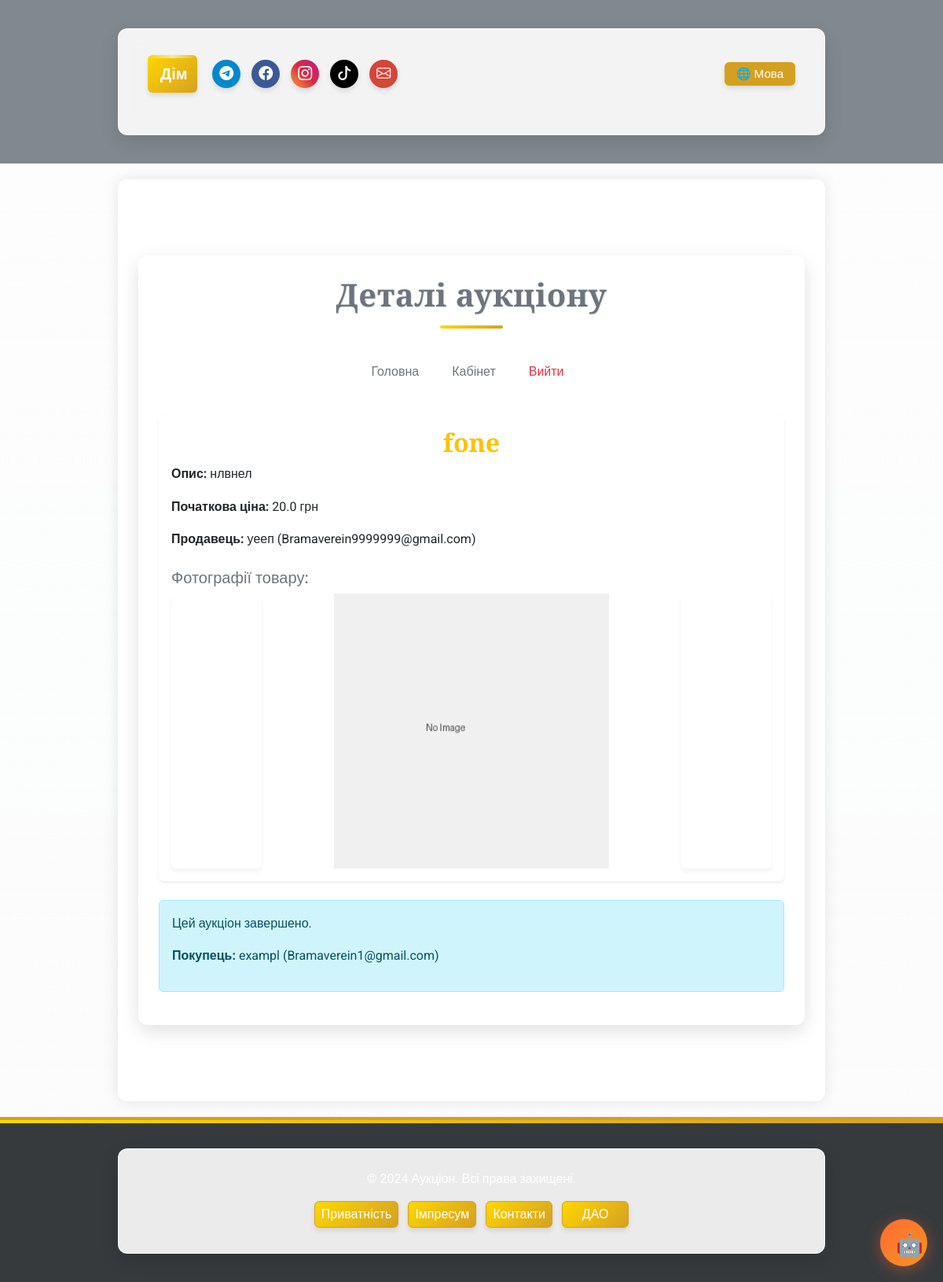
The page /auction/44 on the database its author committed.
### app/models/auction.py (models this page shows, shortened)
class Auction(db.Model):
    __tablename__ = 'auctions'
    id = db.Column(db.Integer, primary_key=True)
    title = db.Column(db.String(255), nullable=False)
    description = db.Column(db.Text, nullable=False)
    starting_price = db.Column(db.Float, nullable=False)
    current_price = db.Column(db.Float, nullable=False)
    seller_id = db.Column(db.Integer, db.ForeignKey('users.id'), nullable=False)
    total_participants = db.Column(db.Integer, default=0, nullable=False)
    is_active = db.Column(db.Boolean, default=True, nullable=False)
    winner_id = db.Column(db.Integer, db.ForeignKey('users.id'), nullable=True)
    total_earnings = db.Column(db.Float, default=0.0, nullable=False)
    created_at = db.Column(db.DateTime, default=db.func.now(), nullable=False)
    updated_at = db.Column(db.DateTime, default=db.func.now(), onupdate=db.func.now(), nullable=False)
    photos = db.Column(JSON, default=list)  # Поле для зберігання шляхів до фото у форматі JSON
    is_confirmed = db.Column(db.Boolean, default=False, nullable=False)  # Чи підтверджено отримання товару
    main_photo_idx = db.Column(db.Integer, default=0)  # Індекс головного фото
    participants = relationship(
        'AuctionParticipant', back_populates='auction', cascade='all, delete-orphan', lazy='dynamic'
    )
    def get_safe_photo(self, index=None):
        import os
        from flask import current_app
        fallback_image = 'images/default/no-image.png'
        if index is not None and self.photos and 0 <= index < len(self.photos):
            photo_path = self.photos[index]
        elif self.photos and 0 <= (self.main_photo_idx or 0) < len(self.photos):
            photo_path = self.photos[self.main_photo_idx or 0]
        elif self.photos and len(self.photos) > 0:
            photo_path = self.photos[0]
        else:
            return fallback_image
        full_path = os.path.join(current_app.static_folder, photo_path)
        if os.path.isfile(full_path):
            return photo_path
        else:
            print(f"Warning: Image file not found: {photo_path}")
            return fallback_image

### app/models/user.py (models this page shows, shortened)
class User(UserMixin, db.Model):
    __tablename__ = 'users'
    id = db.Column(db.Integer, primary_key=True)
    username = db.Column(db.String(80), nullable=False, unique=True)
    email = db.Column(db.String(120), nullable=False, unique=True)
    password_hash = db.Column(db.String(128), nullable=False)
    balance = db.Column(db.Float, default=0.0)
    platform_balance = db.Column(db.Float, default=0.0)  # Баланс платформи
    user_type = db.Column(db.String(10), nullable=False)  # "buyer", "seller", "admin"
    is_admin = db.Column(db.Boolean, default=False)  # Поле для адміністратора
    wallet_address = db.Column(db.String(42), nullable=True)  # Адреса криптогаманця
    verification_document = db.Column(db.String(255))
    is_verified = db.Column(Boolean, default=False)
    company_name = db.Column(db.String(255))
    tax_id = db.Column(db.String(64))
    language = db.Column(db.String(5), default='ua')  # 'ua', 'en', 'de'    # Зв'язки
    auctions_created = db.relationship('Auction', foreign_keys='Auction.seller_id', backref='seller', lazy=True)
    auctions_won = db.relationship('Auction', foreign_keys='Auction.winner_id', backref='winner', lazy=True)
    auction_participations = db.relationship('AuctionParticipant', back_populates='user', lazy=True)

### app/routes/auction_routes.py (the view, shortened to what this page needs)
@auction_bp.route('/<int:auction_id>', methods=['GET', 'POST'])
def auction_detail(auction_id):
    lang = session.get('lang', 'ua')
    try:
        auction = Auction.query.get_or_404(auction_id)
    except Exception as e:
        print(f"Error fetching auction with ID {auction_id}: {e}")
        flash(get_message('auction_not_found', lang), 'error')
        return redirect(url_for('main.index'))
    if lang == 'en':
        return render_template('auctions/auction_detail_en.html', auction=auction, lang=lang, ui_text=ui_text)
    elif lang == 'de':
        return render_template('auctions/auction_detail_de.html', auction=auction, lang=lang, ui_text=ui_text)
    return render_template('auctions/auction_detail.html', auction=auction, lang=lang, ui_text=ui_text)

### app/utils/i18n_ui.py (called while the page is built)
def ui_text(key, lang):
    return ui_translations.get(key, {}).get(lang, ui_translations.get(key, {}).get('ua', key))

### app/templates/auctions/auction_detail.html (shortened to what this page needs)
{% extends "base.html" %}
{% block content %}
<div class="container my-5">
    <div class="text-center mb-4">
        <h1 class="text-secondary fw-bold">Деталі аукціону</h1>
    </div>
    <nav class="mb-4">
        <ul class="nav justify-content-center">
            <li class="nav-item">
                <a class="nav-link text-secondary" href="/">Головна</a>
            </li>
            <li class="nav-item">
                <a class="nav-link text-secondary" href="/user/buyer/{{ current_user.email }}">Кабінет</a>
            </li>
            <li class="nav-item">
                <a class="nav-link text-danger" href="/auth/logout">Вийти</a>
            </li>
        </ul>
    </nav>
    <div class="card shadow-sm border-0">
        <div class="card-body">
            <h2 class="card-title text-warning fw-bold">{{ auction.title }}</h2>
            <p class="card-text"><strong>Опис:</strong> {{ auction.description }}</p>
            <p class="card-text"><strong>Початкова ціна:</strong> {{ auction.starting_price }} грн</p>
            <p class="card-text"><strong>Продавець:</strong> {{ auction.seller.username }} ({{ auction.seller.email }})
            </p>
            {% if auction.photos and auction.photos|length > 1 %}
            <div class="mt-4">
                <h5 class="text-secondary">Фотографії товару:</h5>
                <div id="auctionDetailCarousel-{{ auction.id }}" class="carousel slide" data-bs-ride="carousel">
                  <div class="carousel-inner">
                    {% for photo in auction.photos %}
                    <div class="carousel-item {% if loop.index0 == (auction.main_photo_idx or 0) %}active{% endif %}">
                      <img src="{{ url_for('static', filename=auction.get_safe_photo(loop.index0)) }}" class="d-block w-100 rounded" alt="Фото товару" style="max-height:350px;object-fit:contain;">
                    </div>
                    {% endfor %}
                  </div>
                  <button class="carousel-control-prev" type="button" data-bs-target="#auctionDetailCarousel-{{ auction.id }}" data-bs-slide="prev">
                    <span class="carousel-control-prev-icon" aria-hidden="true"></span>
                  </button>
                  <button class="carousel-control-next" type="button" data-bs-target="#auctionDetailCarousel-{{ auction.id }}" data-bs-slide="next">
                    <span class="carousel-control-next-icon" aria-hidden="true"></span>
                  </button>
                </div>
            </div>
            {% elif auction.photos %}
            <div class="mt-4">
                <h5 class="text-secondary">Фотографії товару:</h5>
                <img src="{{ url_for('static', filename=auction.get_safe_photo()) }}" class="img-fluid rounded" alt="Фото товару" style="max-height:350px;object-fit:contain;">
            </div>
            {% endif %}
        </div>
    </div>
    <div class="mt-4">
        {% if auction.is_active %}
        <form id="participate-form" method="POST" class="mb-4">
            <div class="mb-3">
                <p><strong>Ціна за участь:</strong> {{ auction.starting_price * 0.01 }} грн</p>
            </div>
            <button type="submit" class="btn btn-warning w-100">Взяти участь</button>
        </form>
        <button id="view-details-btn" class="btn btn-info w-100">
            Переглянути поточну ціну (<span id="view-price-btn-amount">1.00</span> €)
            <span id="discount-badge" class="badge bg-success ms-2" style="display:none;"></span>
        </button>
        <form id="close-auction-form" method="POST"
            action="{{ url_for('user.close_auction', auction_id=auction.id) }}">
            <button type="submit" class="btn btn-danger w-100 mt-3">Закрити аукціон</button>
        </form>
        {% else %}
        <div class="alert alert-info mt-3">
            <p>Цей аукціон завершено.</p>
            <p><strong>Покупець:</strong> {{ auction.winner.username }} ({{ auction.winner.email }})</p>
        </div>
        {% endif %}
    </div>
</div>
{% endblock %}

### app/static/css/custom.css (style rules this page uses)
:root { --main-bg: transparent; --main-color: #d5a021; --secondary-color: #a47449; --neutral-gray: #6c757d; --text-color: #3d3d3d; --accent-blue: #3772ff; --accent-green: #2fb380; --accent-red: #e63946; --accent-purple: #6246ea; --dark-bg: #2b2d42; --dark-secondary: #444857; --dark-text: #edf2f4; --gold-gradient: linear-gradient(135deg, #ffd700, #d5a021); --purple-gradient: linear-gradient(135deg, #6246ea, #a36ae8); --blue-gradient: linear-gradient(135deg, #3772ff, #4da6ff); --card-shadow: 0 8px 24px rgba(0, 0, 0, 0.12); --hover-shadow: 0 12px 28px rgba(0, 0, 0, 0.2); --button-shadow: 0 4px 6px rgba(0, 0, 0, 0.1); --transition-fast: 0.2s ease; --transition-normal: 0.3s ease; --transition-slow: 0.5s ease; }
body { font-family: 'Roboto', sans-serif; background-color: transparent; color: var(--text-color); margin: 0; padding: 0; line-height: 1.6; overflow-x: hidden; transition: background-color var(--transition-normal); position: relative; }
h1, h2, h3 { font-family: 'Playfair Display', serif; color: var(--main-color); text-align: center; margin-bottom: 20px; position: relative; overflow: hidden; }
h1 { font-weight: 700; letter-spacing: 0.5px; text-shadow: 1px 1px 2px rgba(0, 0, 0, 0.1); }
h1:after { content: ''; display: block; width: 80px; height: 4px; background: var(--gold-gradient); margin: 15px auto 0; border-radius: 2px; transition: width var(--transition-normal); }
.container { max-width: 900px; margin: 20px auto; padding: 25px; background-color: rgba(255, 255, 255, 0.9); border: 1px solid rgba(255, 255, 255, 0.7); border-radius: 12px; box-shadow: var(--card-shadow); transition: transform var(--transition-normal), box-shadow var(--transition-normal); backdrop-filter: blur(10px); }
button, .btn { background-color: var(--main-color); border: none; color: #fff; font-size: 16px; padding: 10px 20px; border-radius: 6px; cursor: pointer; transition: background-color var(--transition-fast), transform var(--transition-fast), box-shadow var(--transition-fast); box-shadow: var(--button-shadow); position: relative; overflow: hidden; z-index: 1; }
a { color: var(--main-color); text-decoration: none; position: relative; transition: color var(--transition-fast); }
a:not(.btn):after { content: ''; position: absolute; width: 0; height: 2px; bottom: -2px; left: 0; background: var(--gold-gradient); transition: width var(--transition-normal); }
nav { padding: 10px 0; margin-bottom: 20px; }
nav a { padding: 10px 15px; display: inline-block; border-radius: 6px; margin-right: 10px; background-color: var(--main-color); color: #fff; transition: all var(--transition-normal); position: relative; overflow: hidden; }
nav a::before { content: ''; position: absolute; top: 0; left: -100%; width: 100%; height: 100%; background: linear-gradient( 90deg, rgba(255, 255, 255, 0) 0%, rgba(255, 255, 255, 0.2) 50%, rgba(255, 255, 255, 0) 100% ); transition: left 0.7s; }

### rows shown on the page
Auction: title "fone", description "нлвнел", starting_price "20.0"
User: seller.username "уееп", seller.email "Bramaverein9999999@gmail.com"
User: winner.username "exampl", winner.email "Bramaverein1@gmail.com"

### other values the page prints
{{ ui_text('home', lang) }} "Дім"
{{ ui_text('language', lang) }} "Мова"
{{ ui_text('app_name', lang) }} "Аукціон"
{{ ui_text('rights_reserved', lang) }} "Всі права захищені."
{{ ui_text('privacy_policy', lang) }} "Приватність"
{{ ui_text('impressum', lang) }} "Імпресум"
{{ ui_text('contacts', lang) }} "Контакти"
{{ ui_text('dao', lang) }} "ДАО"
